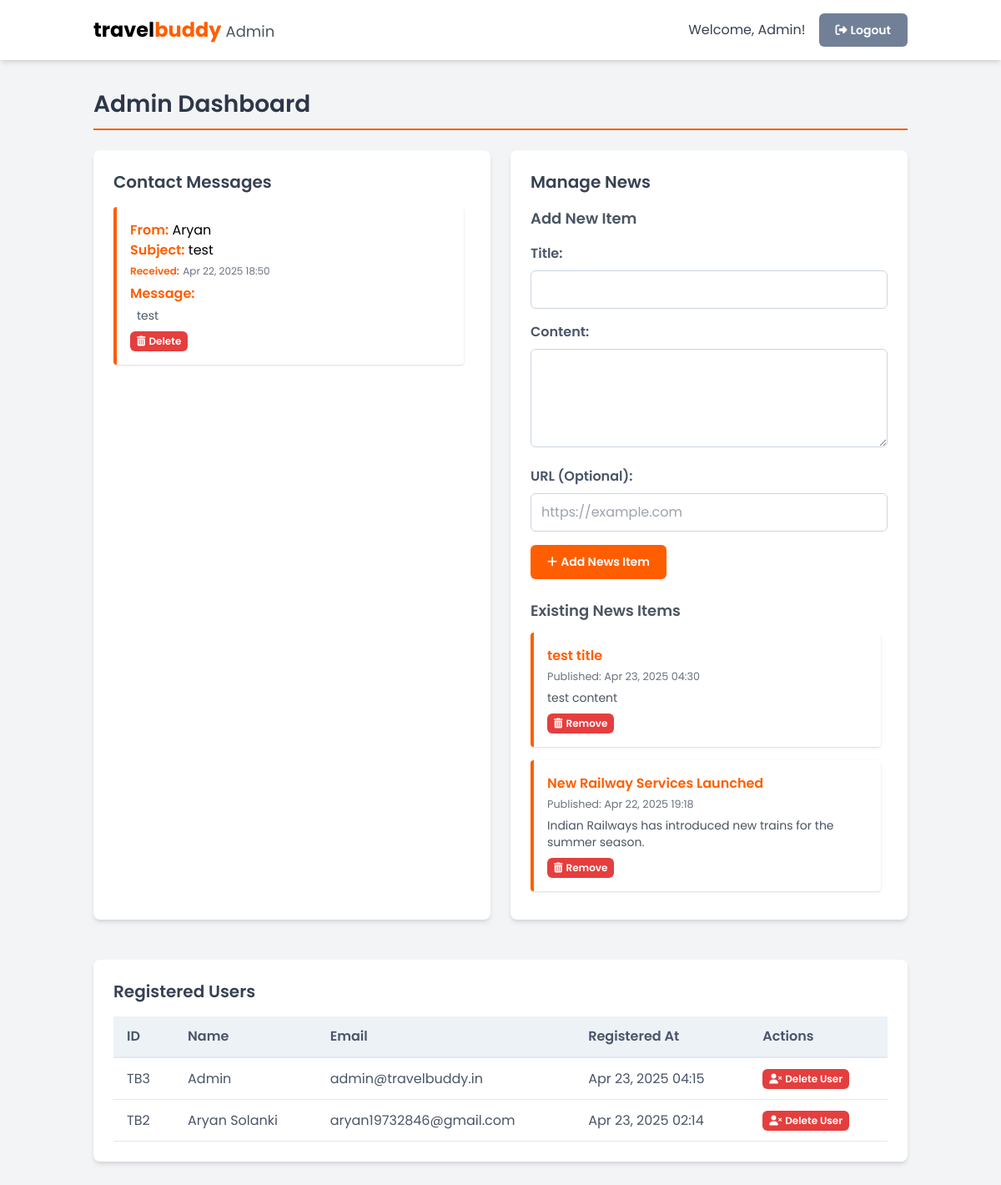
The page /admin.php (signed in) on the database its author committed.
### tables this page shows
CREATE TABLE `contact_messages` (
  `message_id` int(11) NOT NULL,
  `name` varchar(255) NOT NULL,
  `subject` varchar(255) DEFAULT NULL,
  `message` text NOT NULL,
  `submitted_at` timestamp NOT NULL DEFAULT current_timestamp(),
  `is_read` tinyint(1) DEFAULT 0
);

CREATE TABLE `news` (
  `id` int(11) NOT NULL,
  `title` varchar(255) NOT NULL,
  `content` text NOT NULL,
  `published_at` timestamp NOT NULL DEFAULT current_timestamp(),
  `url` varchar(255) DEFAULT '#'
);

CREATE TABLE `users` (
  `user_id` int(11) NOT NULL,
  `name` varchar(255) NOT NULL,
  `email` varchar(255) NOT NULL,
  `password_hash` varchar(255) NOT NULL,
  `created_at` timestamp NOT NULL DEFAULT current_timestamp()
);

### admin.php (the view, shortened to what this page needs)
<?php
require 'db_connect.php';
$contact_messages = [];
$result_messages = $mysqli->query("SELECT message_id, name, subject, message, submitted_at FROM contact_messages ORDER BY submitted_at DESC");
if ($result_messages) {
    while ($row = $result_messages->fetch_assoc()) {
        $contact_messages[] = $row;
    }
} else {
    error_log("Error fetching contact messages: " . $mysqli->error);
}
$users = [];
$admin_email_exclude = ADMIN_EMAIL;
$stmt_users = $mysqli->prepare("SELECT user_id, name, email, created_at FROM users WHERE email != ? ORDER BY created_at DESC");
if ($stmt_users) {
    $stmt_users->bind_param("s", $admin_email_exclude);
    $stmt_users->execute();
    $result_users = $stmt_users->get_result();
    while ($row = $result_users->fetch_assoc()) {
        $users[] = $row;
    }
} else {
    error_log("Error fetching users: " . $mysqli->error);
}
$news_items = [];
$result_news = $mysqli->query("SELECT id, title, content, published_at, url FROM news ORDER BY published_at DESC");
if ($result_news) {
    while ($row = $result_news->fetch_assoc()) {
        $news_items[] = $row;
    }
} else {
    error_log("Error fetching news: " . $mysqli->error);
}
?>
<!DOCTYPE html>
<html lang="en">
<head>
    <script src="https://cdn.tailwindcss.com"></script>
    <link rel="stylesheet" href="https://cdnjs.cloudflare.com/ajax/libs/font-awesome/6.4.0/css/all.min.css">
</head>
<body class="bg-gray-100">
    <header class="bg-white shadow-md sticky top-0 z-50">
        <div class="container mx-auto px-6 py-4 flex justify-between items-center">
             <div class="text-2xl font-bold">travel<span class="travelbuddy-orange">buddy</span> <span class="text-lg font-normal text-gray-600">Admin</span></div>
             <div class="flex items-center space-x-4">
                <span class="text-gray-700">Welcome, <?php echo htmlspecialchars($_SESSION['user_name']); ?>!</span>
                <a href="logout.php" class="btn btn-secondary text-sm">
                    <i class="fas fa-sign-out-alt mr-1"></i>Logout
                </a>
             </div>
        </div>
    </header>
    <div class="container mx-auto px-6 py-8">
        <h1 class="section-title">Admin Dashboard</h1>
        <div class="grid grid-cols-1 lg:grid-cols-2 gap-6">
            <div class="card">
                <h2 class="text-xl font-semibold text-gray-700 mb-4">Contact Messages</h2>
                <div class="max-h-96 overflow-y-auto pr-2">
                    <?php if (empty($contact_messages)): ?>
                        <p class="text-gray-500">No contact messages received yet.</p>
                    <?php else: ?>
                        <?php foreach ($contact_messages as $msg): ?>
                            <div class="message-block">
                                <strong>From:</strong> <?php echo htmlspecialchars($msg['name']); ?><br>
                                <strong>Subject:</strong> <?php echo htmlspecialchars($msg['subject'] ?: 'N/A'); ?><br>
                                <strong class="text-xs">Received:</strong> <span class="text-xs text-gray-500"><?php echo htmlspecialchars(date('M d, Y H:i', strtotime($msg['submitted_at']))); ?></span><br>
                                <strong class="mt-1 inline-block">Message:</strong>
                                <div class="pl-2 mt-1 text-sm text-gray-600 whitespace-pre-wrap break-words"><?php echo htmlspecialchars($msg['message']); ?></div>
                                 <form action="admin_actions.php" method="POST" class="mt-2">
                                     <button type="submit" class="btn btn-danger btn-sm py-1 px-2 text-xs" onclick="return confirm('Delete this message?');">
                                         <i class="fas fa-trash-alt mr-1"></i>Delete
                                     </button>
                                 </form>
                            </div>
                        <?php endforeach; ?>
                    <?php endif; ?>
                </div>
            </div>
            <div class="card">
                 <h2 class="text-xl font-semibold text-gray-700 mb-4">Manage News</h2>
                 <h3 class="text-lg font-semibold text-gray-600 mb-3">Add New Item</h3>
                 <form action="admin_actions.php" method="POST" class="space-y-4">
                     <div>
                         <label for="news-title" class="form-label">Title:</label>
                         <input type="text" id="news-title" name="title" class="form-input" required>
                     </div>
                     <div>
                         <label for="news-content" class="form-label">Content:</label>
                         <textarea id="news-content" name="content" rows="4" class="form-textarea" required></textarea>
                     </div>
                      <div>
                         <label for="news-url" class="form-label">URL (Optional):</label>
                         <input type="url" id="news-url" name="url" class="form-input" placeholder="https://example.com">
                     </div>
                     <button type="submit" class="btn btn-primary">
                         <i class="fas fa-plus mr-1"></i>Add News Item
                     </button>
                 </form>
                 <h3 class="text-lg font-semibold text-gray-600 mt-6 mb-3">Existing News Items</h3>
                 <div class="max-h-80 overflow-y-auto pr-2">
                     <?php if (empty($news_items)): ?>
                         <p class="text-gray-500">No news items found.</p>
                     <?php else: ?>
                         <?php foreach ($news_items as $item): ?>
                             <div class="news-block">
                                 <strong><?php echo htmlspecialchars($item['title']); ?></strong><br>
                                 <small class="text-gray-500">Published: <?php echo htmlspecialchars(date('M d, Y H:i', strtotime($item['published_at']))); ?></small>
                                 <div class="mt-1 text-sm text-gray-600 whitespace-pre-wrap break-words"><?php echo htmlspecialchars($item['content']); ?></div>
                                 <form action="admin_actions.php" method="POST" class="mt-2">
                                     <button type="submit" class="btn btn-danger btn-sm py-1 px-2 text-xs" onclick="return confirm('Are you sure you want to remove this news item?');">
                                         <i class="fas fa-trash-alt mr-1"></i>Remove
                                     </button>
                                 </form>
                             </div>
                         <?php endforeach; ?>
                     <?php endif; ?>
                 </div>
            </div>
        </div>
        <div class="card mt-6">
            <h2 class="text-xl font-semibold text-gray-700 mb-4">Registered Users</h2>
             <?php if (empty($users)): ?>
                 <p class="text-gray-500">No users registered (excluding admin).</p>
             <?php else: ?>
                 <div class="overflow-x-auto">
                     <table class="min-w-full table">
                         <thead>
                             <tr>
                                 <th>ID</th>
                                 <th>Name</th>
                                 <th>Email</th>
                                 <th>Registered At</th>
                                 <th>Actions</th>
                             </tr>
                         </thead>
                         <tbody>
                             <?php foreach ($users as $user): ?>
                                 <tr>
                                     <td>TB<?php echo htmlspecialchars($user['user_id']); ?></td>
                                     <td><?php echo htmlspecialchars($user['name']); ?></td>
                                     <td><?php echo htmlspecialchars($user['email']); ?></td>
                                     <td><?php echo htmlspecialchars(date('M d, Y H:i', strtotime($user['created_at']))); ?></td>
                                     <td>
                                         <form action="admin_actions.php" method="POST" class="inline">
                                              <button type="submit" class="btn btn-danger btn-sm py-1 px-2 text-xs" onclick="return confirm('Delete user <?php echo htmlspecialchars(addslashes($user['name'])); ?>? This is irreversible.');">
                                                  <i class="fas fa-user-times mr-1"></i>Delete User
                                              </button>
                                         </form>
                                     </td>
                                 </tr>
                             <?php endforeach; ?>
                         </tbody>
                     </table>
                 </div>
             <?php endif; ?>
        </div>
    </div>
</body>
</html>

### admin.php (style rules this page uses)
body { font-family: 'Poppins', sans-serif; background-color: #f7fafc; }
.travelbuddy-orange { color: #FF5E00; }
.section-title { border-bottom: 2px solid #FF5E00; padding-bottom: 8px; margin-bottom: 24px; font-size: 1.75rem; font-weight: 600; color: #2d3748; }
.card { background-color: white; border-radius: 8px; box-shadow: 0 4px 6px -1px rgba(0, 0, 0, 0.1), 0 2px 4px -1px rgba(0, 0, 0, 0.06); padding: 24px; margin-bottom: 24px; }
.table th { background-color: #edf2f7; padding: 12px 16px; text-align: left; font-weight: 600; color: #4a5568; border-bottom: 2px solid #e2e8f0; }
.table td { padding: 12px 16px; border-bottom: 1px solid #e2e8f0; color: #4a5568; }
.message-block, .news-block { border-left: 4px solid #FF5E00; padding: 16px; margin-bottom: 16px; background-color: #fff; border-radius: 4px; box-shadow: 0 1px 3px 0 rgba(0, 0, 0, 0.1), 0 1px 2px 0 rgba(0, 0, 0, 0.06); }
.message-block strong, .news-block strong { color: #FF5E00; font-weight: 600; }
.form-label { display: block; margin-bottom: 8px; font-weight: 600; color: #4a5568; }
.form-input, .form-textarea { width: 100%; padding: 10px 12px; border: 1px solid #cbd5e0; border-radius: 6px; box-sizing: border-box; transition: border-color 0.3s ease, box-shadow 0.3s ease; color: #4a5568; }
.form-textarea { min-height: 100px; }
.btn { padding: 10px 20px; border-radius: 6px; cursor: pointer; transition: background-color 0.3s ease, transform 0.1s ease; text-decoration: none; display: inline-block; font-size: 0.875rem; font-weight: 600; border: none; }
.btn-primary { background-color: #FF5E00; color: white; }
.btn-danger { background-color: #e53e3e; color: white; }
.btn-secondary { background-color: #718096; color: white; }

### rows shown on the page
contact_messages: name "Aryan", subject "test", submitted_at "Apr 22, 2025 18:50", message "test"
news: title "test title", published_at "Apr 23, 2025 04:30", content "test content"
news: title "New Railway Services Launched", published_at "Apr 22, 2025 19:18", content "Indian Railways has introduced new trains for the summer season."
users: user_id "3", name "Admin", email "admin@travelbuddy.in", created_at "Apr 23, 2025 04:15"
users: user_id "2", name "Aryan Solanki", email "aryan19732846@gmail.com", created_at "Apr 23, 2025 02:14"

### other values the page prints
$_SESSION['user_name'] "Admin"
